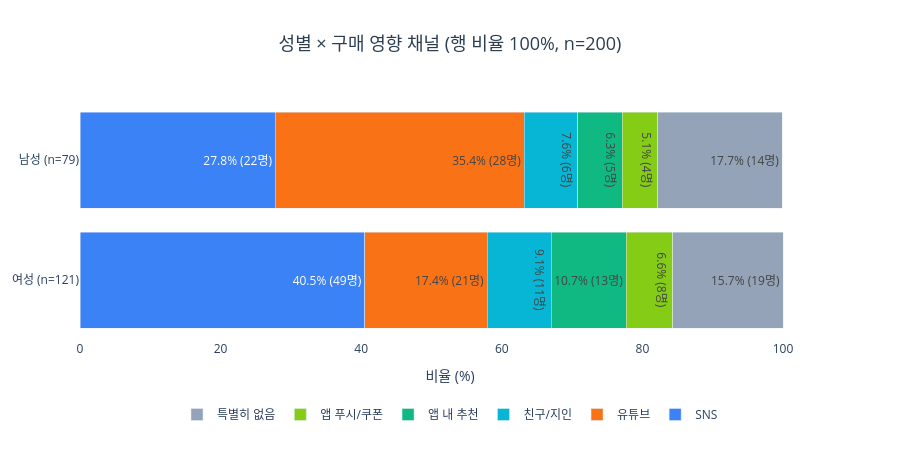

Write notebook code for a chart like this one.
### Code cell
INF_CHANNEL_COLOR = {
    'SNS': '#3B82F6', '유튜브': '#F97316', '친구/지인': '#06B6D4',
    '앱 내 추천': '#10B981', '앱 푸시/쿠폰': '#84CC16', '특별히 없음': '#94A3B8',
}
cross_gi_pct = (cross_gi.div(cross_gi.sum(axis=1), axis=0) * 100).round(1)
gender_labels = [f'{g} (n={cross_gi.loc[g].sum()})' for g in ['남성', '여성']]

fig_gender = go.Figure()
for channel in INF_ORDER:
    fig_gender.add_trace(go.Bar(
        name=channel,
        y=gender_labels,
        x=cross_gi_pct[channel],
        orientation='h',
        marker_color=INF_CHANNEL_COLOR[channel],
        text=[f'{p}% ({int(n)}명)' for p, n in zip(cross_gi_pct[channel], cross_gi[channel])],
        textposition='inside',
    ))

fig_gender.update_layout(
    title=dict(text=f'성별 × 구매 영향 채널 (행 비율 100%, n={len(df)})',
               x=0.5, xanchor='center', font=dict(size=18, color='#2c3e50')),
    barmode='stack',
    xaxis_title='비율 (%)',
    yaxis=dict(autorange='reversed'),
    plot_bgcolor='white',
    height=460,
    legend=dict(orientation='h', yanchor='top', y=-0.25, xanchor='center', x=0.5),
    margin=dict(b=120),
)
fig_gender.show()

### Figure 1 — Plotly figure (JSON) as saved in the notebook; plotly's stock layout.template omitted (floating-point values rounded to 4 significant figures)
{"data": [{"marker": {"color": "#3B82F6"}, "name": "SNS", "orientation": "h", "text": ["27.8% (22명)", "40.5% (49명)"], "textposition": "inside", "type": "bar", "x": [27.8, 40.5], "y": ["남성 (n=79)", "여성 (n=121)"]}, {"marker": {"color": "#F97316"}, "name": "유튜브", "orientation": "h", "text": ["35.4% (28명)", "17.4% (21명)"], "textposition": "inside", "type": "bar", "x": [35.4, 17.4], "y": ["남성 (n=79)", "여성 (n=121)"]}, {"marker": {"color": "#06B6D4"}, "name": "친구/지인", "orientation": "h", "text": ["7.6% (6명)", "9.1% (11명)"], "textposition": "inside", "type": "bar", "x": [7.6, 9.1], "y": ["남성 (n=79)", "여성 (n=121)"]}, {"marker": {"color": "#10B981"}, "name": "앱 내 추천", "orientation": "h", "text": ["6.3% (5명)", "10.7% (13명)"], "textposition": "inside", "type": "bar", "x": [6.3, 10.7], "y": ["남성 (n=79)", "여성 (n=121)"]}, {"marker": {"color": "#84CC16"}, "name": "앱 푸시/쿠폰", "orientation": "h", "text": ["5.1% (4명)", "6.6% (8명)"], "textposition": "inside", "type": "bar", "x": [5.1, 6.6], "y": ["남성 (n=79)", "여성 (n=121)"]}, {"marker": {"color": "#94A3B8"}, "name": "특별히 없음", "orientation": "h", "text": ["17.7% (14명)", "15.7% (19명)"], "textposition": "inside", "type": "bar", "x": [17.7, 15.7], "y": ["남성 (n=79)", "여성 (n=121)"]}], "layout": {"barmode": "stack", "height": 460, "legend": {"orientation": "h", "x": 0.5, "xanchor": "center", "y": -0.25, "yanchor": "top"}, "margin": {"b": 120}, "plot_bgcolor": "white", "title": {"font": {"color": "#2c3e50", "size": 18}, "text": "성별 × 구매 영향 채널 (행 비율 100%, n=200)", "x": 0.5, "xanchor": "center"}, "xaxis": {"title": {"text": "비율 (%)"}}, "yaxis": {"autorange": "reversed"}}}
